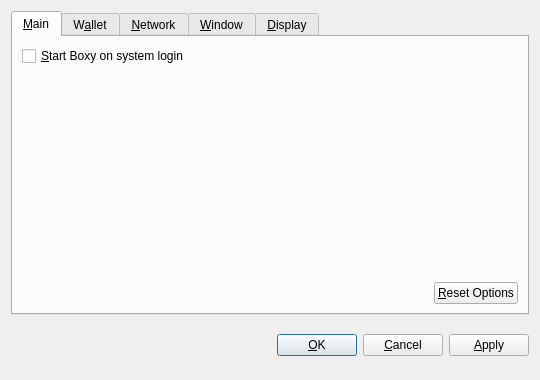
<?xml version="1.0" encoding="UTF-8"?>
<ui version="4.0">
 <class>OptionsDialog</class>
 <widget class="QDialog" name="OptionsDialog">
  <property name="geometry">
   <rect>
    <x>0</x>
    <y>0</y>
    <width>540</width>
    <height>380</height>
   </rect>
  </property>
  <property name="windowTitle">
   <string>Options</string>
  </property>
  <property name="modal">
   <bool>true</bool>
  </property>
  <layout class="QVBoxLayout" name="verticalLayout">
   <item>
    <widget class="QTabWidget" name="tabWidget">
     <property name="tabPosition">
      <enum>QTabWidget::North</enum>
     </property>
     <property name="currentIndex">
      <number>0</number>
     </property>
     <widget class="QWidget" name="tabMain">
      <attribute name="title">
       <string>&amp;Main</string>
      </attribute>
      <layout class="QVBoxLayout" name="verticalLayout_Main">
       <item>
        <widget class="QCheckBox" name="bitcoinAtStartup">
         <property name="toolTip">
          <string>Automatically start Boxy after logging in to the system.</string>
         </property>
         <property name="text">
          <string>&amp;Start Boxy on system login</string>
         </property>
        </widget>
       </item>
       <item>
        <spacer name="verticalSpacer_Main">
         <property name="orientation">
          <enum>Qt::Vertical</enum>
         </property>
         <property name="sizeHint" stdset="0">
          <size>
           <width>20</width>
           <height>40</height>
          </size>
         </property>
        </spacer>
       </item>
       <item>
        <layout class="QHBoxLayout" name="horizontalLayout_2_Main">
         <item>
          <spacer name="horizontalSpacer_2_Main">
           <property name="orientation">
            <enum>Qt::Horizontal</enum>
           </property>
           <property name="sizeHint" stdset="0">
            <size>
             <width>40</width>
             <height>20</height>
            </size>
           </property>
          </spacer>
         </item>
         <item>
          <widget class="QPushButton" name="resetButton">
           <property name="toolTip">
            <string>Reset all client options to default.</string>
           </property>
           <property name="text">
            <string>&amp;Reset Options</string>
           </property>
           <property name="autoDefault">
            <bool>false</bool>
           </property>
          </widget>
         </item>
        </layout>
       </item>
      </layout>
     </widget>
     <widget class="QWidget" name="tabWallet">
      <attribute name="title">
       <string>W&amp;allet</string>
      </attribute>
      <layout class="QVBoxLayout" name="verticalLayout_Network">
       <item>
        <widget class="QLabel" name="transactionFeeInfoLabel">
         <property name="text">
          <string>Optional transaction fee per kB that helps make sure your transactions are processed quickly. Most transactions are 1 kB.</string>
         </property>
         <property name="textFormat">
          <enum>Qt::PlainText</enum>
         </property>
         <property name="wordWrap">
          <bool>true</bool>
         </property>
        </widget>
       </item>
       <item>
        <layout class="QHBoxLayout" name="horizontalLayout_1_Main">
         <item>
          <widget class="QLabel" name="transactionFeeLabel">
           <property name="text">
            <string>Pay transaction &amp;fee</string>
           </property>
           <property name="textFormat">
            <enum>Qt::PlainText</enum>
           </property>
           <property name="buddy">
            <cstring>transactionFee</cstring>
           </property>
          </widget>
         </item>
         <item>
          <widget class="BitcoinAmountField" name="transactionFee"/>
         </item>
         <item>
          <spacer name="horizontalSpacer_1_Main">
           <property name="orientation">
            <enum>Qt::Horizontal</enum>
           </property>
           <property name="sizeHint" stdset="0">
            <size>
             <width>40</width>
             <height>20</height>
            </size>
           </property>
          </spacer>
         </item>
        </layout>
       </item>
       <item>
        <widget class="QLabel" name="label">
         <property name="text">
          <string>If you disable the spending of unconfirmed change, the change from a transaction cannot be used until that transaction has at least one confirmation. This also affects how your balance is computed.</string>
         </property>
         <property name="wordWrap">
          <bool>true</bool>
         </property>
        </widget>
       </item>
       <item>
        <widget class="QCheckBox" name="spendZeroConfChange">
         <property name="text">
          <string>Spend unconfirmed change  (experts only)</string>
         </property>
        </widget>
       </item>
       <item>
        <spacer name="verticalSpacer">
         <property name="orientation">
          <enum>Qt::Vertical</enum>
         </property>
         <property name="sizeHint" stdset="0">
          <size>
           <width>20</width>
           <height>40</height>
          </size>
         </property>
        </spacer>
       </item>
      </layout>
     </widget>
     <widget class="QWidget" name="tabNetwork">
      <attribute name="title">
       <string>&amp;Network</string>
      </attribute>
      <layout class="QVBoxLayout" name="verticalLayout_Network">
       <item>
        <widget class="QCheckBox" name="mapPortUpnp">
         <property name="toolTip">
          <string>Automatically open the Boxy client port on the router. This only works when your router supports UPnP and it is enabled.</string>
         </property>
         <property name="text">
          <string>Map port using &amp;UPnP</string>
         </property>
        </widget>
       </item>
       <item>
        <widget class="QCheckBox" name="connectSocks">
         <property name="toolTip">
          <string>Connect to the Boxy network through a SOCKS proxy (e.g. when connecting through Tor).</string>
         </property>
         <property name="text">
          <string>&amp;Connect through SOCKS proxy:</string>
         </property>
        </widget>
       </item>
       <item>
        <layout class="QHBoxLayout" name="horizontalLayout_Network">
         <item>
          <widget class="QLabel" name="proxyIpLabel">
           <property name="text">
            <string>Proxy &amp;IP:</string>
           </property>
           <property name="textFormat">
            <enum>Qt::PlainText</enum>
           </property>
           <property name="buddy">
            <cstring>proxyIp</cstring>
           </property>
          </widget>
         </item>
         <item>
          <widget class="QValidatedLineEdit" name="proxyIp">
           <property name="maximumSize">
            <size>
             <width>140</width>
             <height>16777215</height>
            </size>
           </property>
           <property name="toolTip">
            <string>IP address of the proxy (e.g. 127.0.0.1)</string>
           </property>
          </widget>
         </item>
         <item>
          <widget class="QLabel" name="proxyPortLabel">
           <property name="text">
            <string>&amp;Port:</string>
           </property>
           <property name="textFormat">
            <enum>Qt::PlainText</enum>
           </property>
           <property name="buddy">
            <cstring>proxyPort</cstring>
           </property>
          </widget>
         </item>
         <item>
          <widget class="QLineEdit" name="proxyPort">
           <property name="maximumSize">
            <size>
             <width>55</width>
             <height>16777215</height>
            </size>
           </property>
           <property name="toolTip">
            <string>Port of the proxy (e.g. 9050)</string>
           </property>
          </widget>
         </item>
         <item>
          <widget class="QLabel" name="socksVersionLabel">
           <property name="text">
            <string>SOCKS &amp;Version:</string>
           </property>
           <property name="textFormat">
            <enum>Qt::PlainText</enum>
           </property>
           <property name="buddy">
            <cstring>socksVersion</cstring>
           </property>
          </widget>
         </item>
         <item>
          <widget class="QValueComboBox" name="socksVersion">
           <property name="toolTip">
            <string>SOCKS version of the proxy (e.g. 5)</string>
           </property>
          </widget>
         </item>
         <item>
          <spacer name="horizontalSpacer_Network">
           <property name="orientation">
            <enum>Qt::Horizontal</enum>
           </property>
           <property name="sizeHint" stdset="0">
            <size>
             <width>40</width>
             <height>20</height>
            </size>
           </property>
          </spacer>
         </item>
        </layout>
       </item>
       <item>
        <spacer name="verticalSpacer_Network">
         <property name="orientation">
          <enum>Qt::Vertical</enum>
         </property>
         <property name="sizeHint" stdset="0">
          <size>
           <width>20</width>
           <height>40</height>
          </size>
         </property>
        </spacer>
       </item>
      </layout>
     </widget>
     <widget class="QWidget" name="tabWindow">
      <attribute name="title">
       <string>&amp;Window</string>
      </attribute>
      <layout class="QVBoxLayout" name="verticalLayout_Window">
       <item>
        <widget class="QCheckBox" name="minimizeToTray">
         <property name="toolTip">
          <string>Show only a tray icon after minimizing the window.</string>
         </property>
         <property name="text">
          <string>&amp;Minimize to the tray instead of the taskbar</string>
         </property>
        </widget>
       </item>
       <item>
        <widget class="QCheckBox" name="minimizeOnClose">
         <property name="toolTip">
          <string>Minimize instead of exit the application when the window is closed. When this option is enabled, the application will be closed only after selecting Quit in the menu.</string>
         </property>
         <property name="text">
          <string>M&amp;inimize on close</string>
         </property>
        </widget>
       </item>
       <item>
        <spacer name="verticalSpacer_Window">
         <property name="orientation">
          <enum>Qt::Vertical</enum>
         </property>
         <property name="sizeHint" stdset="0">
          <size>
           <width>20</width>
           <height>40</height>
          </size>
         </property>
        </spacer>
       </item>
      </layout>
     </widget>
     <widget class="QWidget" name="tabDisplay">
      <attribute name="title">
       <string>&amp;Display</string>
      </attribute>
      <layout class="QVBoxLayout" name="verticalLayout_Display">
       <item>
        <layout class="QHBoxLayout" name="horizontalLayout_1_Display">
         <item>
          <widget class="QLabel" name="langLabel">
           <property name="text">
            <string>User Interface &amp;language:</string>
           </property>
           <property name="textFormat">
            <enum>Qt::PlainText</enum>
           </property>
           <property name="buddy">
            <cstring>lang</cstring>
           </property>
          </widget>
         </item>
         <item>
          <widget class="QValueComboBox" name="lang">
           <property name="toolTip">
            <string>The user interface language can be set here. This setting will take effect after restarting Boxy.</string>
           </property>
          </widget>
         </item>
        </layout>
       </item>
       <item>
        <layout class="QHBoxLayout" name="horizontalLayout_2_Display">
         <item>
          <widget class="QLabel" name="unitLabel">
           <property name="text">
            <string>&amp;Unit to show amounts in:</string>
           </property>
           <property name="textFormat">
            <enum>Qt::PlainText</enum>
           </property>
           <property name="buddy">
            <cstring>unit</cstring>
           </property>
          </widget>
         </item>
         <item>
          <widget class="QValueComboBox" name="unit">
           <property name="toolTip">
            <string>Choose the default subdivision unit to show in the interface and when sending coins.</string>
           </property>
          </widget>
         </item>
        </layout>
       </item>
       <item>
        <widget class="QCheckBox" name="displayAddresses">
         <property name="toolTip">
          <string>Whether to show Boxy addresses in the transaction list or not.</string>
         </property>
         <property name="text">
          <string>&amp;Display addresses in transaction list</string>
         </property>
        </widget>
       </item>
       <item>
        <widget class="QCheckBox" name="coinControlFeatures">
         <property name="toolTip">
          <string>Whether to show coin control features or not.</string>
         </property>
         <property name="text">
          <string>Display coin &amp;control features (experts only!)</string>
         </property>
        </widget>
       </item>
       <item>
        <spacer name="verticalSpacer_Display">
         <property name="orientation">
          <enum>Qt::Vertical</enum>
         </property>
         <property name="sizeHint" stdset="0">
          <size>
           <width>20</width>
           <height>40</height>
          </size>
         </property>
        </spacer>
       </item>
      </layout>
     </widget>
    </widget>
   </item>
   <item>
    <layout class="QHBoxLayout" name="horizontalLayout_Buttons">
     <item>
      <spacer name="horizontalSpacer_1">
       <property name="orientation">
        <enum>Qt::Horizontal</enum>
       </property>
       <property name="sizeHint" stdset="0">
        <size>
         <width>40</width>
         <height>48</height>
        </size>
       </property>
      </spacer>
     </item>
     <item>
      <widget class="QLabel" name="statusLabel">
       <property name="font">
        <font>
         <weight>75</weight>
         <bold>true</bold>
        </font>
       </property>
       <property name="text">
        <string/>
       </property>
       <property name="textFormat">
        <enum>Qt::PlainText</enum>
       </property>
       <property name="wordWrap">
        <bool>true</bool>
       </property>
      </widget>
     </item>
     <item>
      <spacer name="horizontalSpacer_2">
       <property name="orientation">
        <enum>Qt::Horizontal</enum>
       </property>
       <property name="sizeHint" stdset="0">
        <size>
         <width>40</width>
         <height>48</height>
        </size>
       </property>
      </spacer>
     </item>
     <item>
      <widget class="QPushButton" name="okButton">
       <property name="text">
        <string>&amp;OK</string>
       </property>
      </widget>
     </item>
     <item>
      <widget class="QPushButton" name="cancelButton">
       <property name="text">
        <string>&amp;Cancel</string>
       </property>
       <property name="autoDefault">
        <bool>false</bool>
       </property>
      </widget>
     </item>
     <item>
      <widget class="QPushButton" name="applyButton">
       <property name="text">
        <string>&amp;Apply</string>
       </property>
       <property name="autoDefault">
        <bool>false</bool>
       </property>
      </widget>
     </item>
    </layout>
   </item>
  </layout>
 </widget>
 <customwidgets>
  <customwidget>
   <class>BitcoinAmountField</class>
   <extends>QSpinBox</extends>
   <header>bitcoinamountfield.h</header>
  </customwidget>
  <customwidget>
   <class>QValueComboBox</class>
   <extends>QComboBox</extends>
   <header>qvaluecombobox.h</header>
  </customwidget>
  <customwidget>
   <class>QValidatedLineEdit</class>
   <extends>QLineEdit</extends>
   <header>qvalidatedlineedit.h</header>
  </customwidget>
 </customwidgets>
 <resources/>
 <connections/>
</ui>
